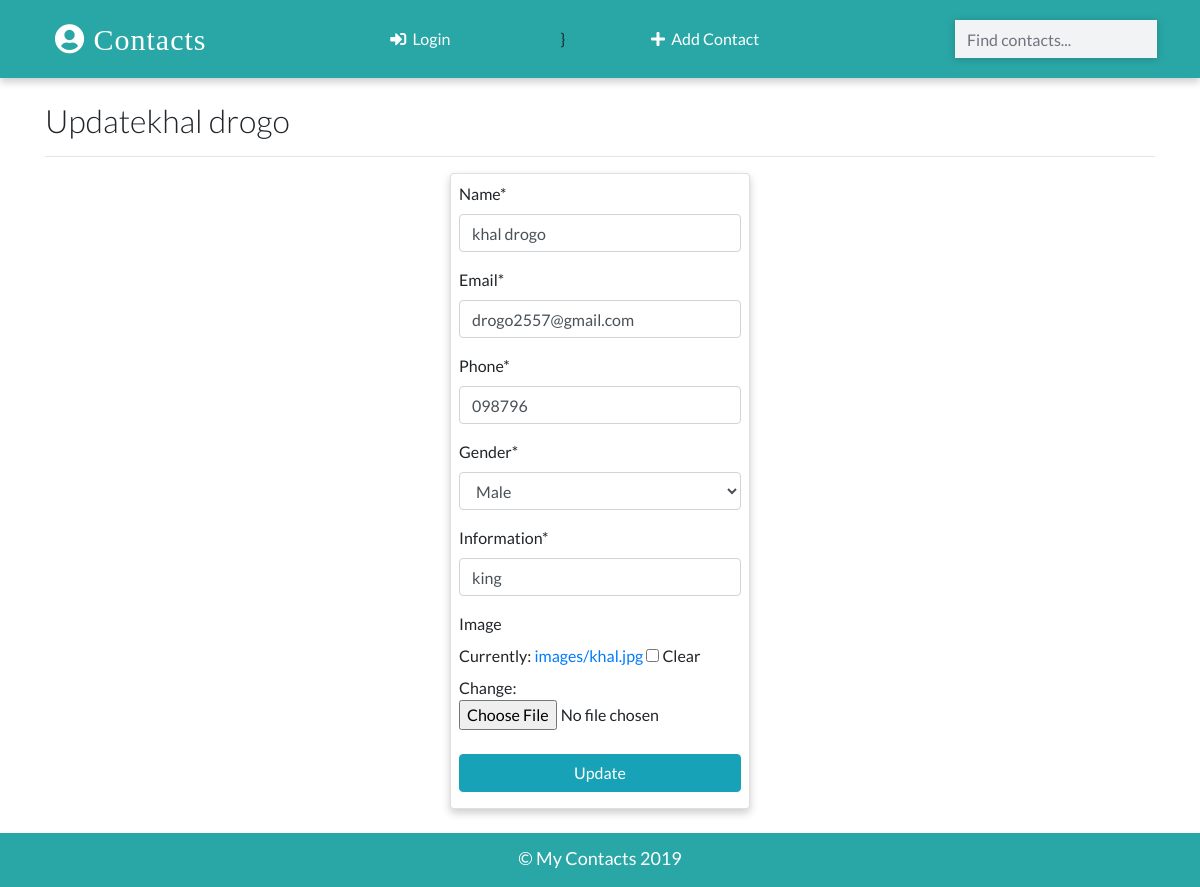
Page /contact/update/2 on the committed database.
### c_app/models.py (models this page shows)
class Contact (models.Model):
    Name = models.CharField(max_length=30)
    email = models.EmailField(max_length=20)
    phone = models.CharField(max_length=20)
    information = models.CharField(max_length=50,)
    gender = models.CharField(max_length=20,choices=(
    ('male','Male'),
    ('female','Female')
    ))
    image = models.ImageField(upload_to='images/',blank=True)
    date_added = models.DateTimeField(default=datetime.now)
    def __str__(self):
        return self.Name
    class Meta:
        ordering = ['-id']

### c_app/views.py (the view, shortened to what this page needs)
# urls.py: path('contact/update/<int:pk>',views.ContactUpdateView.as_view(),name='update'),
class ContactUpdateView(UpdateView):
    model = Contact
    template_name = "update.html"
    fields=['Name','email','phone','gender','information','image']

### templates/update.html (shortened to what this page needs)
{% extends 'base.html'%}
{% load crispy_forms_tags %}
{% block content %}
<div class=container>
<h2 class='heading font-weight-light text-cennter' >Update{{contact}}</h2>
<hr>
</div>
<div class='container w-25 card p-2 mt-3'>
<from action="" method='POST' enctype='multipart/form-data'>
{{form|crispy}}
<input type='submit' value='Update' class='w-100 text-white text-center my-2 btn btn-info'>
</from>
</div>
{% endblock content %}

### static/css/main.css (style rules this page uses)
:root { --back: #29a7a6; --girl: #e64298; --boy: #2874dd; }
body { font-family: Lato, sans-serif; }
.card { box-shadow: 0 4px 8px 0 rgba(0, 0, 0, 0.2); transition: 0.3s; min-width: 250px; box-sizing: border-box; }

### rows in the picture
Contact: Name "khal drogo", email "drogo2557@gmail.com", phone "098796", gender "Male", information "king"
